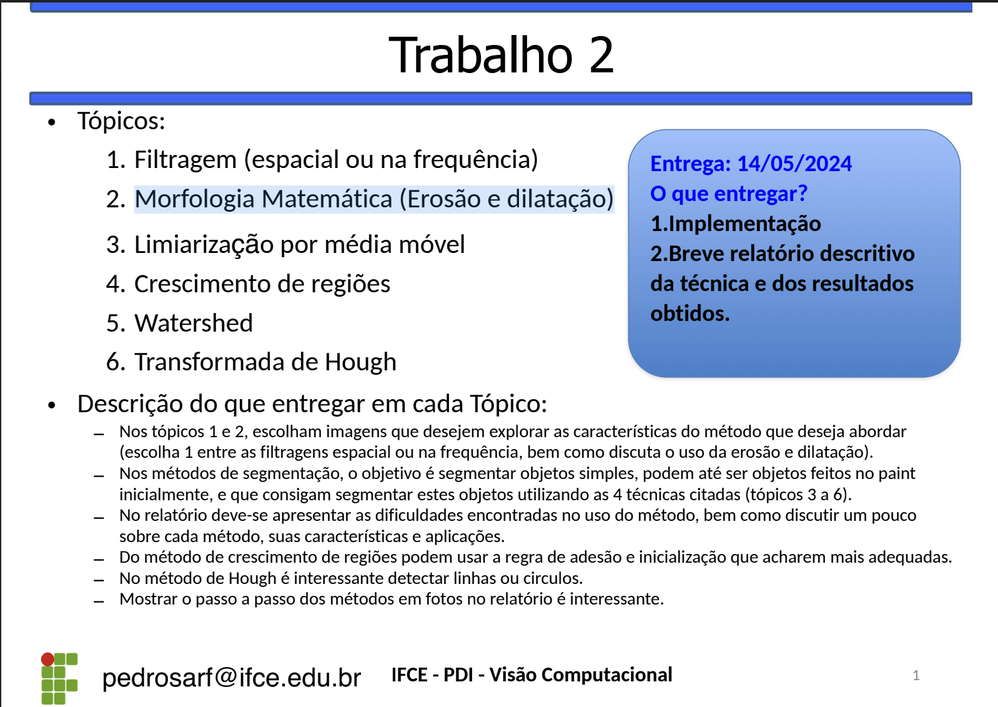
#> input picture trabalho2/trabalho2.png, 998 x 707 px, shrunk from 1598 x 1132 before the run
$ python -i trabalho2.py   (imports and definitions only)
#> lines starting #> are read from the running program, lines starting #| are printed output that depends on the picture
#> further down, picture is the input picture: shape (707, 998, 3); mean B, G, R 232.7, 221.3, 215.8
import cv2
import numpy
import argparse
import collections

# Questão 1

# [149 lines left out: functions filtragemFrequencia, erosao, dilatacao, limiarizacaoMediaMovel, crescimentoDeRegiao, not called in this run]

# Questão 5

def limiarizacao(imagem, limiar):
    imagem_limiarizada = numpy.where(imagem > limiar, 255, 0).astype(numpy.uint8)
    return imagem_limiarizada

# [40 lines left out: functions crescimento_de_regiao, rotular_regioes, not called in this run]

def mapeamento_cores(num_rotulos):
    numpy.random.seed(42)
    return numpy.random.randint(0, 256, size=(num_rotulos, 3), dtype = numpy.uint8)

# [69 lines left out: functions convolucao, aplicar_abertura_manual, watershed, not called in this run]

# Questão 6
def desfoqueGaussiano(imagem, tamanho_kernel):
#> called with tamanho_kernel = 5
    kernel = numpy.outer(
        numpy.exp(-numpy.linspace(-1, 1, tamanho_kernel) ** 2),
        numpy.exp(-numpy.linspace(-1, 1, tamanho_kernel) ** 2)
    )
    kernel /= kernel.sum()

    suavizada = cv2.filter2D(imagem, -1, kernel)
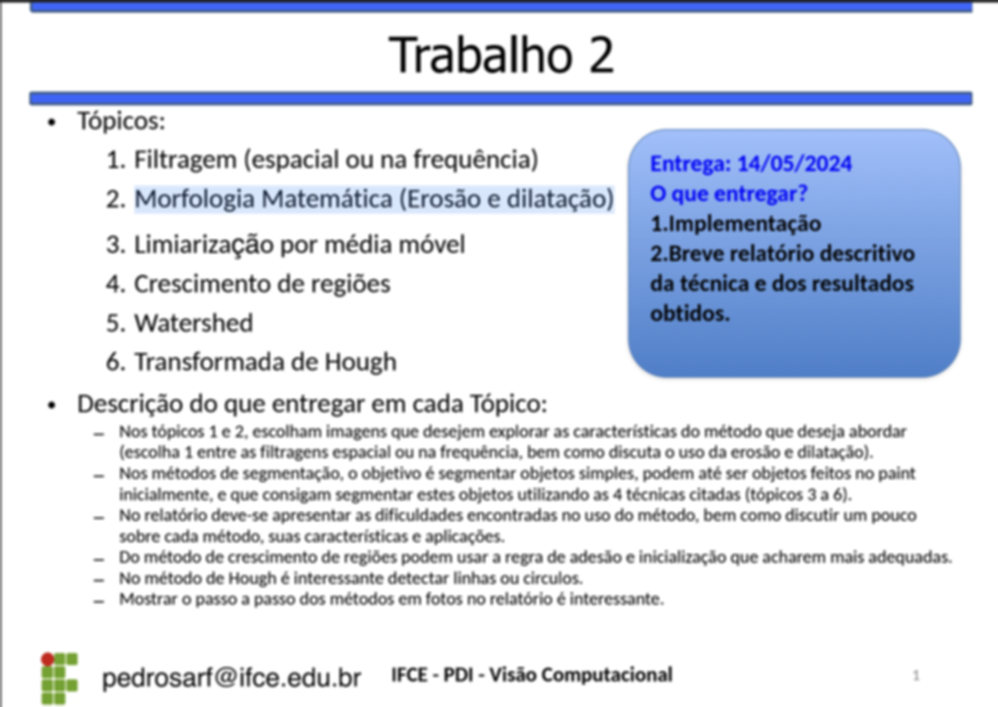
#> suavizada: shape (707, 998, 3); mean B, G, R 232.7, 221.3, 215.8
    return suavizada.astype(numpy.uint8)

def gradiente(imagem):
    kernel_x = numpy.array([[-1, 0, 1], [-2, 0, 2], [-1, 0, 1]])
    kernel_y = numpy.array([[1, 2, 1], [0, 0, 0], [-1, -2, -1]])

    gradiente_x = cv2.filter2D(imagem, -1, kernel_x)
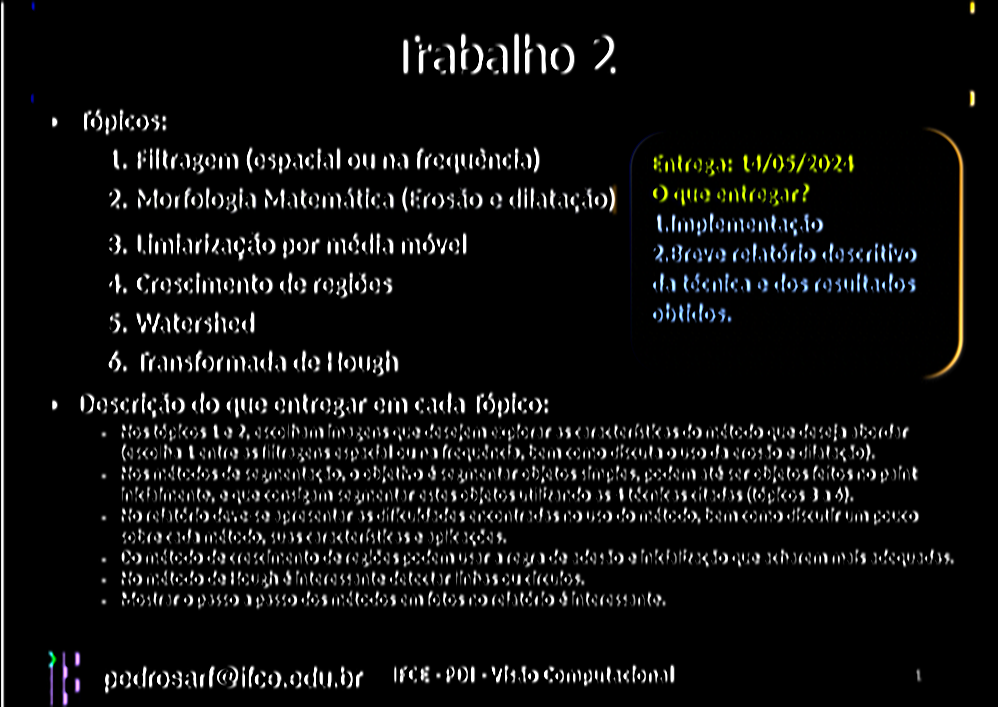
#> gradiente_x: shape (707, 998, 3); mean B, G, R 14.9, 15.2, 15
    gradiente_y = cv2.filter2D(imagem, -1, kernel_y)
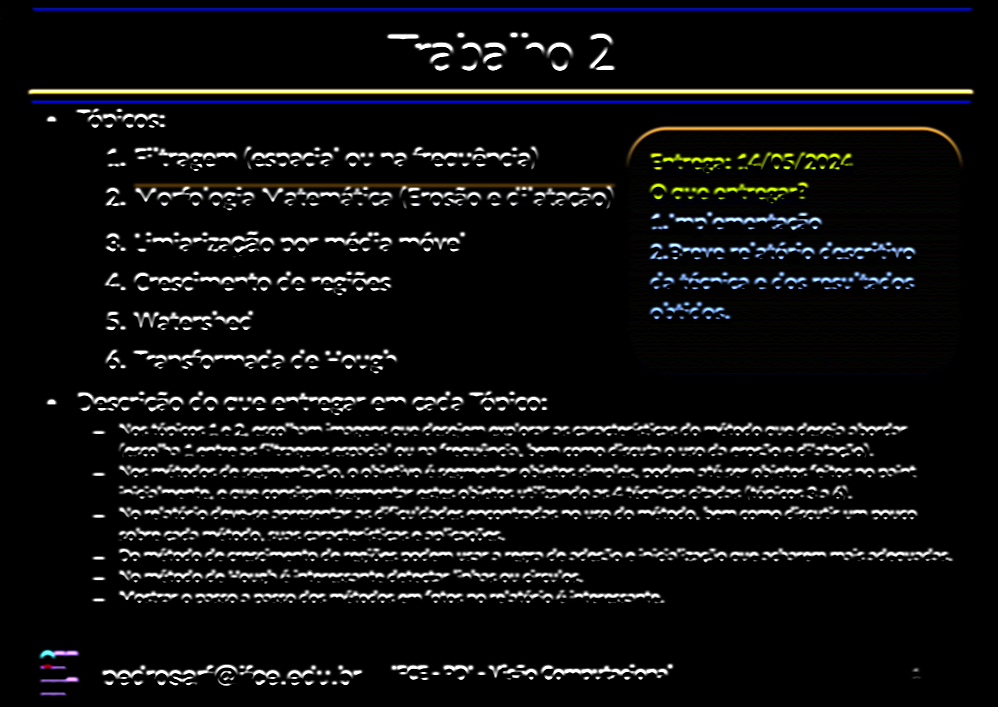
#> gradiente_y: shape (707, 998, 3); mean B, G, R 17.3, 16.9, 16.9

    magnitude_gradiente = numpy.sqrt(gradiente_x ** 2 + gradiente_y ** 2)
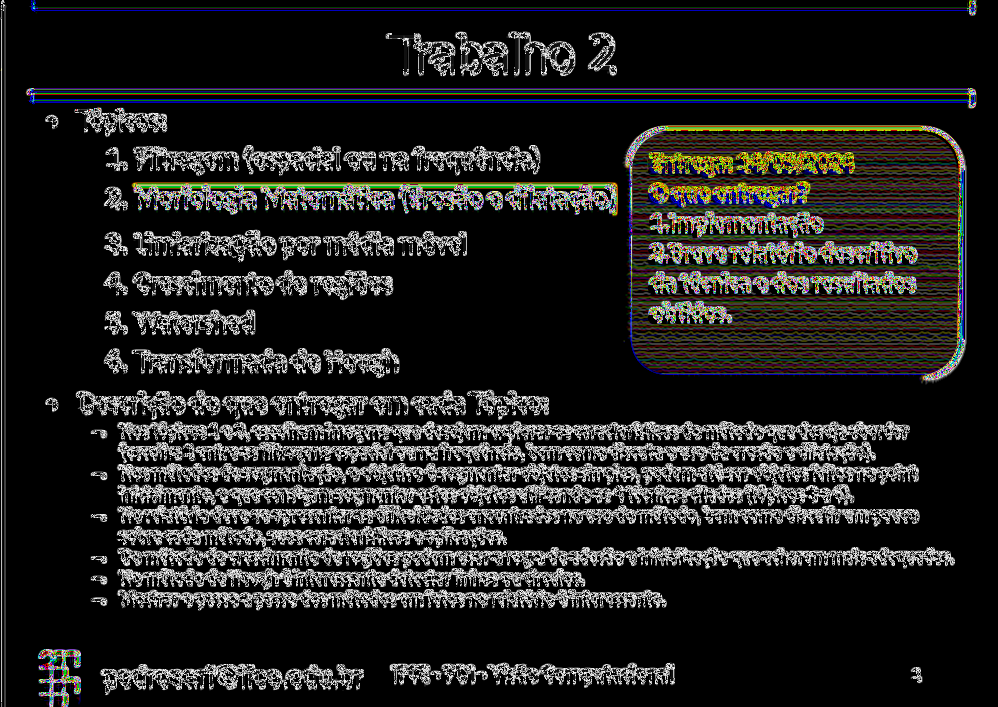
#> magnitude_gradiente: shape (707, 998, 3) float16; mean B, G, R 2.06, 2.14, 2.16; drawn with min black and max white
    angulo_gradiente = numpy.arctan2(gradiente_y, gradiente_x)
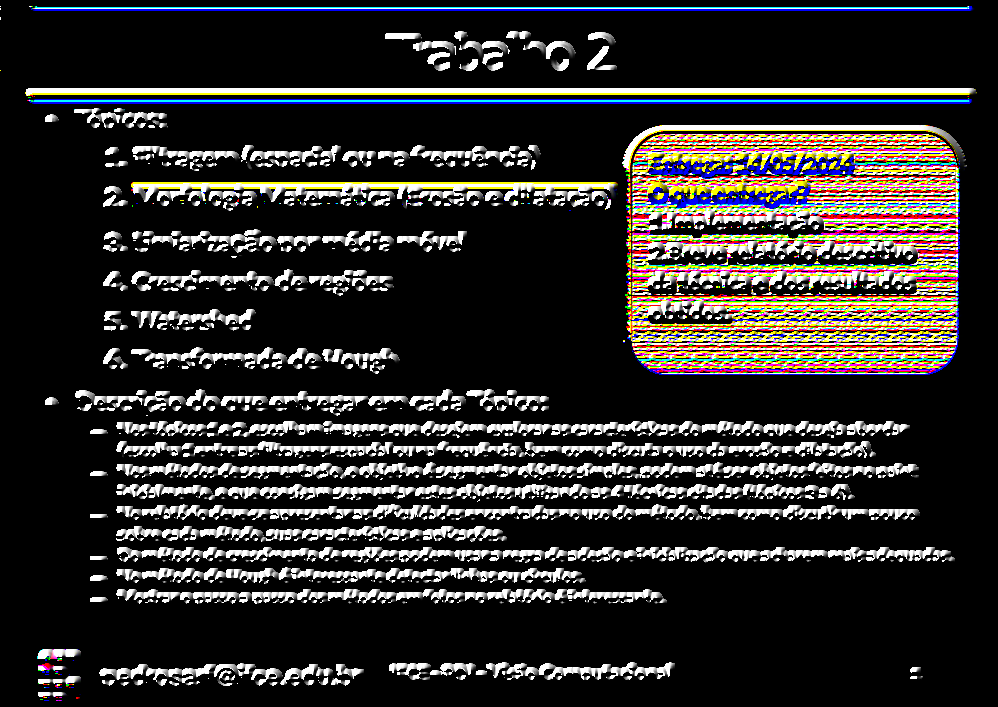
#> angulo_gradiente: shape (707, 998, 3) float16; mean B, G, R 0.267, 0.278, 0.288; drawn with min black and max white

    return magnitude_gradiente, angulo_gradiente

def supressao(magnitude_gradiente, angulo_gradiente):

    suprimida = numpy.zeros_like(magnitude_gradiente)
    direcoes = numpy.rad2deg(angulo_gradiente) % 180

    for i in range(1, magnitude_gradiente.shape[0] - 1):
        for j in range(1, magnitude_gradiente.shape[1] - 1):
            direcao = direcoes[i, j]
            if direcao == 0:
                suprimida[i, j] = (magnitude_gradiente[i, j] >= magnitude_gradiente[i, j + 1]) and \
                                  (magnitude_gradiente[i, j] >= magnitude_gradiente[i, j - 1])
            elif direcao == 45:
                suprimida[i, j] = (magnitude_gradiente[i, j] >= magnitude_gradiente[i - 1, j + 1]) and \
                                  (magnitude_gradiente[i, j] >= magnitude_gradiente[i + 1, j - 1])
            elif direcao == 90:
                suprimida[i, j] = (magnitude_gradiente[i, j] >= magnitude_gradiente[i - 1, j]) and \
                                  (magnitude_gradiente[i, j] >= magnitude_gradiente[i + 1, j])
            elif direcao == 135:
                suprimida[i, j] = (magnitude_gradiente[i, j] >= magnitude_gradiente[i - 1, j - 1]) and \
                                  (magnitude_gradiente[i, j] >= magnitude_gradiente[i + 1, j + 1])
#> suprimida: shape (707, 998, 3) float16; every value is 0

    return suprimida * magnitude_gradiente

# [25 lines left out: function limiarOtsu, not called in this run]


def canny(imagem, limiar_baixo=50, limiar_alto=150):
    suavizada = desfoqueGaussiano(imagem, tamanho_kernel=5)
    gradientes, angulos = gradiente(suavizada)
    suprimida = supressao(gradientes, angulos)
    bordas = limiarOtsu(suprimida)  # Usando limiar de Otsu para detectar bordas

    return bordas


def houghLinhas(imagem, limiar=100):
    bordas = canny(imagem)

    altura, largura = bordas.shape
    diagonal = numpy.ceil(numpy.sqrt(altura ** 2 + largura ** 2))
    thetas = numpy.deg2rad(numpy.arange(-90, 90))
    cos_t = numpy.cos(thetas)
    sin_t = numpy.sin(thetas)
    num_thetas = len(thetas)

    # Calculando a matriz de votação da Transformada de Hough
    acumulador = numpy.zeros((2 * int(diagonal), num_thetas), dtype=numpy.uint64)
    y_idxs, x_idxs = numpy.nonzero(bordas)

    for i in range(len(x_idxs)):
        x = x_idxs[i]
        y = y_idxs[i]

        for t_idx in range(num_thetas):
            # rho = int(round(x * cos_t[t_idx] + y * sin_t[t_idx])) + diagonal
            rho = int(round(x * cos_t[t_idx] + y * sin_t[t_idx])) + int(diagonal)  # Converter rho para inteiro

            acumulador[rho, t_idx] += 1

    # Encontrando linhas com votação acima do limiar
    rhos, thetas = numpy.where(acumulador >= limiar)
    result_imagem = imagem.copy()

    for rho, theta in zip(rhos, thetas):
        a = numpy.cos(thetas[theta])
        b = numpy.sin(thetas[theta])
        x0 = a * (rho - diagonal)
        y0 = b * (rho - diagonal)
        x1 = int(x0 + 1000 * (-b))
        y1 = int(y0 + 1000 * (a))
        x2 = int(x0 - 1000 * (-b))
        y2 = int(y0 - 1000 * (a))
        cv2.line(result_imagem, (x1, y1), (x2, y2), (255, 0, 0), 2)  # Linhas em azul

    cv2.imwrite("linha.png", result_imagem)

# [31 lines left out: function houghCirculos, not called in this run]


# [60 lines not run here, left out]

>>> import cv2
>>> picture = cv2.imread('trabalho2.png')
#> (the run stopped early here; a loop or call above may not have finished)
